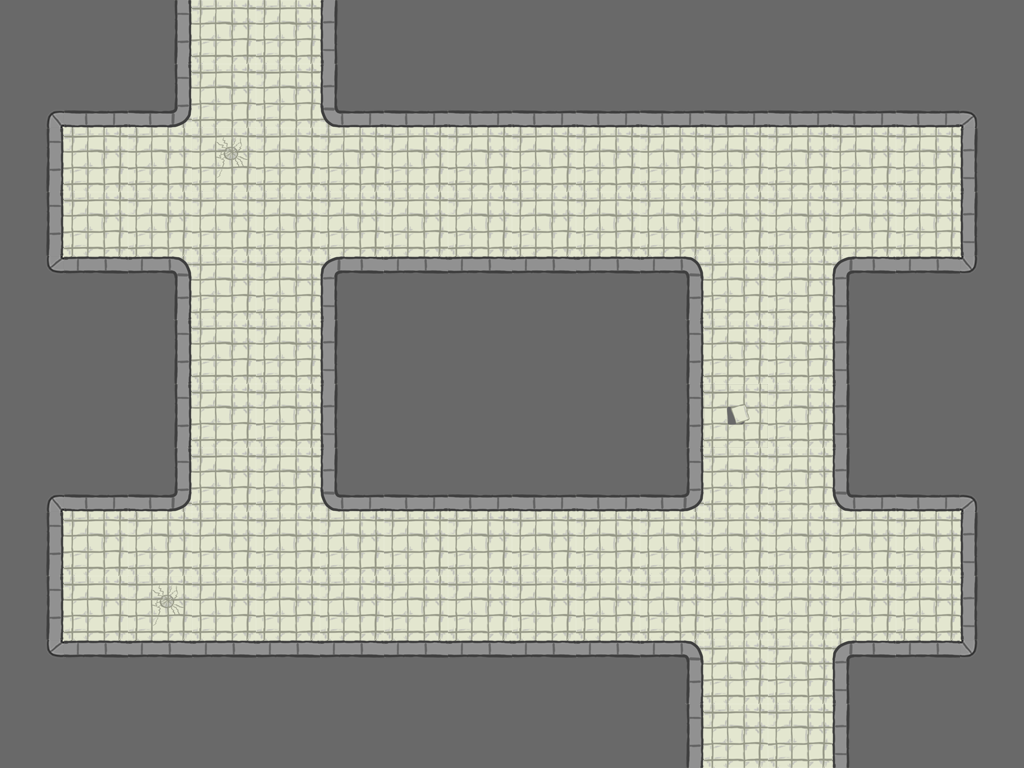

The image is a tile-based game level rendered from a .tmx file. Its description and complete source (layers, tilesets, objects, tile grids) follow:
An orthogonal 16x12 tile map with 64x64 px tiles, 1 tile layer (Tiles) and 6 objects (4x Turret, 2x Door).

<map version="1.0" orientation="orthogonal" width="16" height="12" tilewidth="64" tileheight="64">
 <tileset firstgid="1" name="tileset" tilewidth="64" tileheight="64">
  <image source="../TileSets/tileset.png" width="384" height="192" />
  <tile id="0">
   <properties>
    <property name="walkCost" value="100" />
   </properties>
  </tile>
  <tile id="1">
   <properties>
    <property name="walkCost" value="100" />
   </properties>
  </tile>
  <tile id="6">
   <properties>
    <property name="walkCost" value="100" />
   </properties>
  </tile>
 </tileset>
 <layer name="Tiles" width="16" height="12">
  <data>
   <tile gid="8" />
   <tile gid="8" />
   <tile gid="5" />
   <tile gid="1" />
   <tile gid="1" />
   <tile gid="6" />
   <tile gid="8" />
   <tile gid="8" />
   <tile gid="8" />
   <tile gid="8" />
   <tile gid="8" />
   <tile gid="8" />
   <tile gid="8" />
   <tile gid="8" />
   <tile gid="8" />
   <tile gid="8" />
   <tile gid="17" />
   <tile gid="4" />
   <tile gid="9" />
   <tile gid="1" />
   <tile gid="1" />
   <tile gid="11" />
   <tile gid="4" />
   <tile gid="4" />
   <tile gid="4" />
   <tile gid="4" />
   <tile gid="4" />
   <tile gid="4" />
   <tile gid="4" />
   <tile gid="4" />
   <tile gid="4" />
   <tile gid="16" />
   <tile gid="5" />
   <tile gid="1" />
   <tile gid="1" />
   <tile gid="2" />
   <tile gid="1" />
   <tile gid="1" />
   <tile gid="1" />
   <tile gid="1" />
   <tile gid="1" />
   <tile gid="1" />
   <tile gid="1" />
   <tile gid="1" />
   <tile gid="1" />
   <tile gid="1" />
   <tile gid="1" />
   <tile gid="6" />
   <tile gid="5" />
   <tile gid="1" />
   <tile gid="1" />
   <tile gid="1" />
   <tile gid="1" />
   <tile gid="1" />
   <tile gid="1" />
   <tile gid="1" />
   <tile gid="1" />
   <tile gid="1" />
   <tile gid="1" />
   <tile gid="1" />
   <tile gid="1" />
   <tile gid="1" />
   <tile gid="1" />
   <tile gid="6" />
   <tile gid="18" />
   <tile gid="3" />
   <tile gid="12" />
   <tile gid="1" />
   <tile gid="1" />
   <tile gid="10" />
   <tile gid="3" />
   <tile gid="3" />
   <tile gid="3" />
   <tile gid="3" />
   <tile gid="12" />
   <tile gid="1" />
   <tile gid="1" />
   <tile gid="10" />
   <tile gid="3" />
   <tile gid="15" />
   <tile gid="8" />
   <tile gid="8" />
   <tile gid="5" />
   <tile gid="1" />
   <tile gid="1" />
   <tile gid="6" />
   <tile gid="8" />
   <tile gid="8" />
   <tile gid="8" />
   <tile gid="8" />
   <tile gid="5" />
   <tile gid="1" />
   <tile gid="1" />
   <tile gid="6" />
   <tile gid="8" />
   <tile gid="8" />
   <tile gid="8" />
   <tile gid="8" />
   <tile gid="5" />
   <tile gid="1" />
   <tile gid="1" />
   <tile gid="6" />
   <tile gid="8" />
   <tile gid="8" />
   <tile gid="8" />
   <tile gid="8" />
   <tile gid="5" />
   <tile gid="7" />
   <tile gid="1" />
   <tile gid="6" />
   <tile gid="8" />
   <tile gid="8" />
   <tile gid="17" />
   <tile gid="4" />
   <tile gid="9" />
   <tile gid="1" />
   <tile gid="1" />
   <tile gid="11" />
   <tile gid="4" />
   <tile gid="4" />
   <tile gid="4" />
   <tile gid="4" />
   <tile gid="9" />
   <tile gid="1" />
   <tile gid="1" />
   <tile gid="11" />
   <tile gid="4" />
   <tile gid="16" />
   <tile gid="5" />
   <tile gid="1" />
   <tile gid="1" />
   <tile gid="1" />
   <tile gid="1" />
   <tile gid="1" />
   <tile gid="1" />
   <tile gid="1" />
   <tile gid="1" />
   <tile gid="1" />
   <tile gid="1" />
   <tile gid="1" />
   <tile gid="1" />
   <tile gid="1" />
   <tile gid="1" />
   <tile gid="6" />
   <tile gid="5" />
   <tile gid="1" />
   <tile gid="2" />
   <tile gid="1" />
   <tile gid="1" />
   <tile gid="1" />
   <tile gid="1" />
   <tile gid="1" />
   <tile gid="1" />
   <tile gid="1" />
   <tile gid="1" />
   <tile gid="1" />
   <tile gid="1" />
   <tile gid="1" />
   <tile gid="1" />
   <tile gid="6" />
   <tile gid="18" />
   <tile gid="3" />
   <tile gid="3" />
   <tile gid="3" />
   <tile gid="3" />
   <tile gid="3" />
   <tile gid="3" />
   <tile gid="3" />
   <tile gid="3" />
   <tile gid="3" />
   <tile gid="12" />
   <tile gid="1" />
   <tile gid="1" />
   <tile gid="10" />
   <tile gid="3" />
   <tile gid="15" />
   <tile gid="8" />
   <tile gid="8" />
   <tile gid="8" />
   <tile gid="8" />
   <tile gid="8" />
   <tile gid="8" />
   <tile gid="8" />
   <tile gid="8" />
   <tile gid="8" />
   <tile gid="8" />
   <tile gid="5" />
   <tile gid="1" />
   <tile gid="1" />
   <tile gid="6" />
   <tile gid="8" />
   <tile gid="8" />
  </data>
 </layer>
 <objectgroup name="Objects" width="16" height="12">
  <object name="DoorYellow" type="Door" x="229" y="0" width="64" height="64">
   <properties>
    <property name="direction" value="up" />
    <property name="locked" value="0" />
   </properties>
  </object>
  <object name="Turret1" type="Turret" x="129" y="191" width="64" height="64">
   <properties>
    <property name="endAngle" value="110" />
    <property name="projectileType" value="1" />
    <property name="rateOfFire" value="3" />
    <property name="rateOfRotation" value="4" />
    <property name="rotationsFiring" value="1" />
    <property name="rotationsIdle" value="5" />
    <property name="startAngle" value="70" />
   </properties>
  </object>
  <object name="DoorYellow" type="Door" x="737" y="699" width="64" height="64">
   <properties>
    <property name="direction" value="down" />
    <property name="locked" value="0" />
   </properties>
  </object>
  <object name="Turret1" type="Turret" x="901" y="576" width="64" height="64">
   <properties>
    <property name="endAngle" value="-70" />
    <property name="projectileType" value="1" />
    <property name="rateOfFire" value="3" />
    <property name="rateOfRotation" value="4" />
    <property name="rotationsFiring" value="1" />
    <property name="rotationsIdle" value="5" />
    <property name="startAngle" value="-110" />
   </properties>
  </object>
  <object name="Turret1" type="Turret" x="899" y="192" width="64" height="64">
   <properties>
    <property name="endAngle" value="-70" />
    <property name="projectileType" value="1" />
    <property name="rateOfFire" value="3" />
    <property name="rateOfRotation" value="4" />
    <property name="rotationsFiring" value="2" />
    <property name="rotationsIdle" value="36" />
    <property name="startAngle" value="-110" />
   </properties>
  </object>
  <object name="Turret1" type="Turret" x="131" y="579" width="64" height="64">
   <properties>
    <property name="endAngle" value="110" />
    <property name="projectileType" value="1" />
    <property name="rateOfFire" value="3" />
    <property name="rateOfRotation" value="4" />
    <property name="rotationsFiring" value="2" />
    <property name="rotationsIdle" value="36" />
    <property name="startAngle" value="70" />
   </properties>
  </object>
 </objectgroup>
</map>
